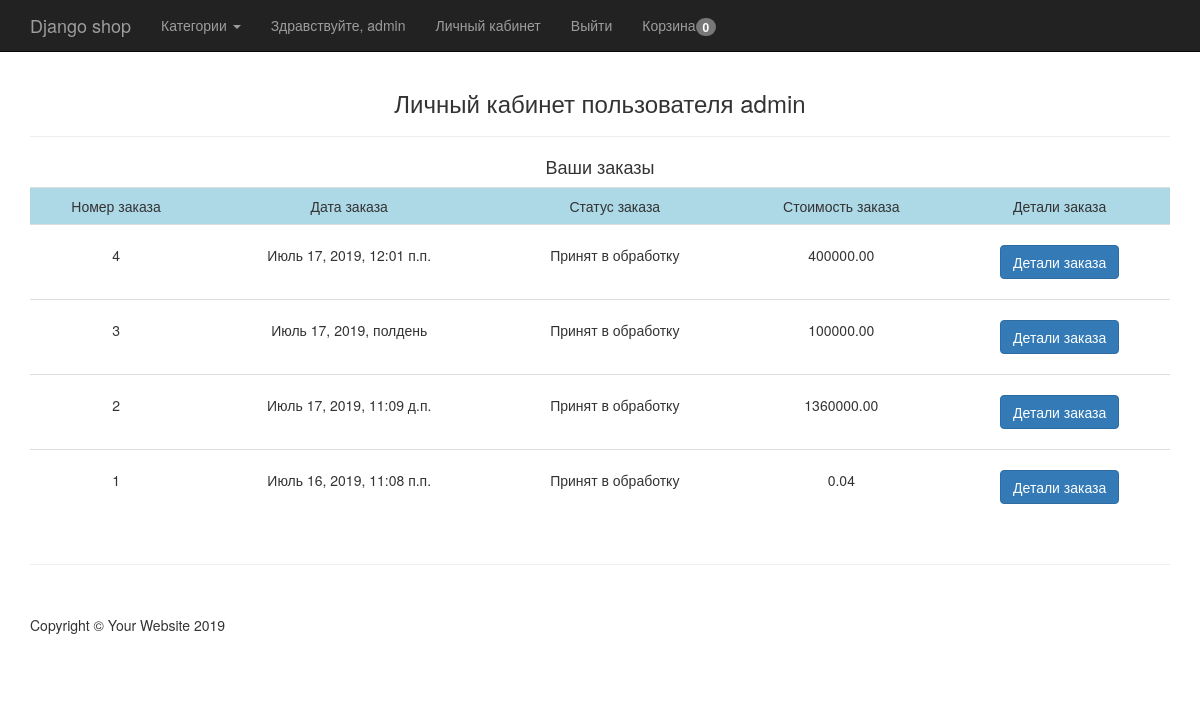
Page /account/ (signed in) on the earlier database version.
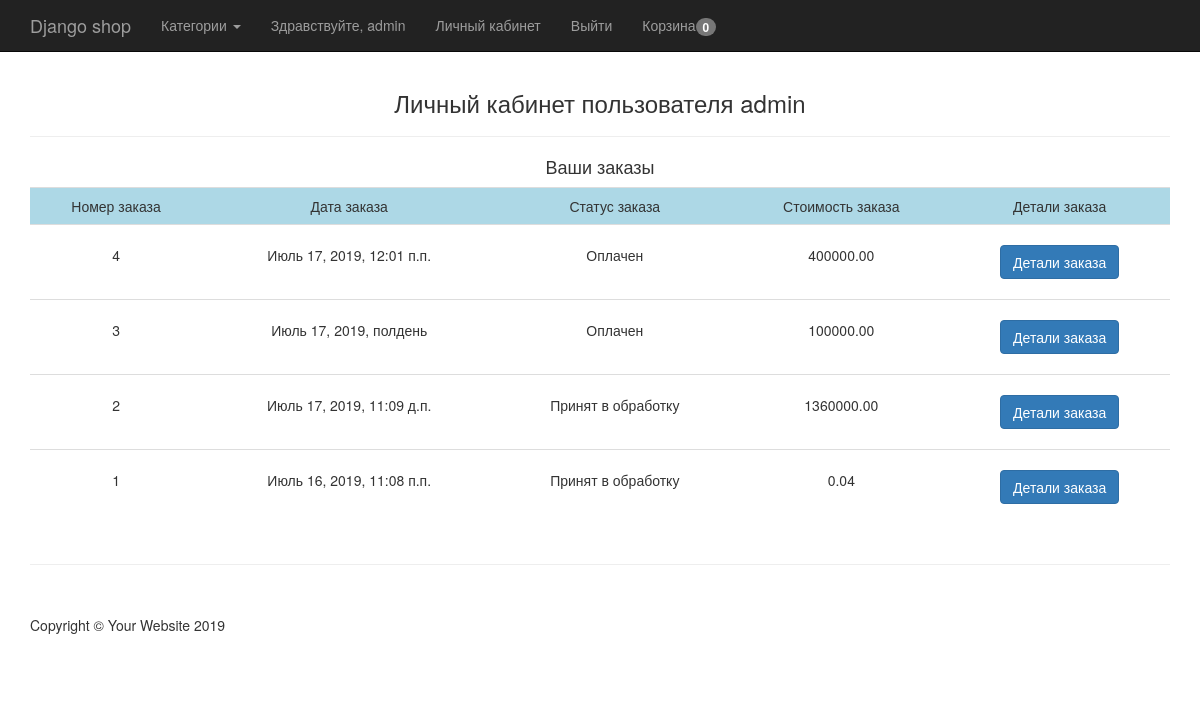
Same page on the later database version.
### ecomapp/models.py (models this page shows, shortened)
class Order(models.Model):
    user = models.ForeignKey(settings.AUTH_USER_MODEL)
    items = models.ForeignKey(Cart)
    total = models.DecimalField(max_digits=9, decimal_places=2, default=0)
    first_name = models.CharField(max_length=200)
    last_name = models.CharField(max_length=200)
    phone = models.CharField(max_length=20)
    address = models.CharField(max_length=255)
    buying_type = models.CharField(max_length=40, choices=(('Самовывоз', 'Самовывоз'), ('Доставка', 'Доставка')),
                                   default='Самовывоз')
    date = models.DateTimeField(auto_now_add=True)
    comments = models.TextField()
    status = models.CharField(max_length=100, choices=ORDER_STATUS_CHOICES, default=ORDER_STATUS_CHOICES[0][0])

### ecomapp/views.py (the view)
# urls.py: url(r'^account/$', account_view, name='account'),
def account_view(request):
    order = Order.objects.filter(user=request.user).order_by('-id')
    categories = Category.objects.all()
    context = {
        'order': order,
        'categories': categories
    }
    return render(request, 'account.html', context)

### ecomapp/models.py (called while the page is built)
    def get_absolute_url(self):
        return reverse('category_detail',kwargs={'category_slug':self.slug})

### ecomapp/templates/account.html (shortened to what this page needs)
{% extends 'base.html' %}
{% block content %}
    <h3 class="text-center">Личный кабинет пользователя {{ request.user }}</h3>
    <hr>
    <h4 class="text-center">Ваши заказы</h4>
    <table class="table">
        <tr style="background-color: lightblue">
            <td class="text-center">Номер заказа</td>
            <td class="text-center">Дата заказа</td>
            <td class="text-center">Статус заказа</td>
            <td class="text-center">Стоимость заказа</td>
            <td class="text-center">Детали заказа</td>
        </tr>
        {% for item in order %}
            <tr>
                <td class="text-center" style="padding-top: 20px; padding-bottom: 20px">{{ item.id }}</td>
                <td class="text-center" style="padding-top: 20px; padding-bottom: 20px">{{ item.date }}</td>
                <td class="text-center" style="padding-top: 20px; padding-bottom: 20px">{{ item.status }}</td>
                <td class="text-center" style="padding-top: 20px; padding-bottom: 20px">{{ item.total }}</td>
                <td class="text-center" style="padding-top: 20px; padding-bottom: 20px">
                    <button type="button" class="btn btn-primary btn-md" data-toggle="modal"
                            data-target="#myModal-{{ item.id }}">
                        Детали заказа
                    </button>
                </td>
            </tr>
        {% endfor %}
    </table>
{% endblock %}

Differences in the rows shown:
changed Order "Июль 17, 2019, 12:01 п.п.": status "Принят в обработку" → "Оплачен"
changed Order "Июль 17, 2019, полдень": status "Принят в обработку" → "Оплачен"
